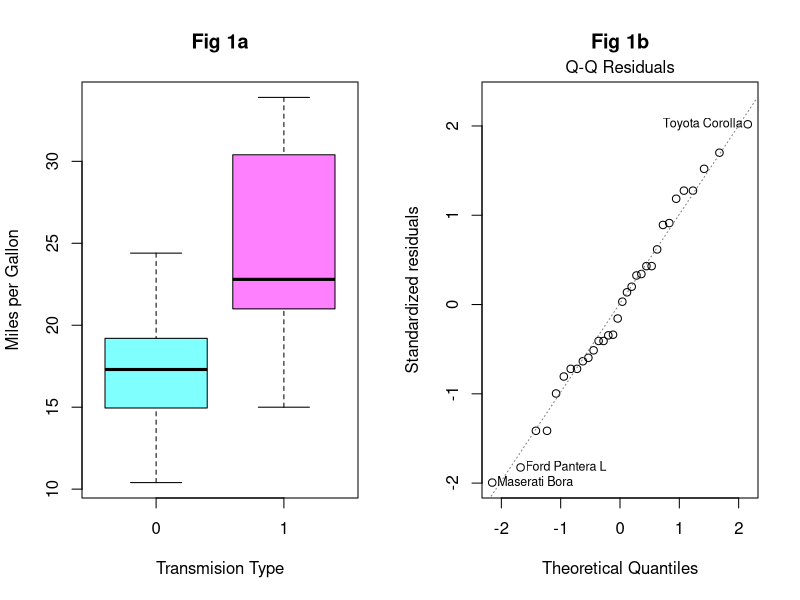
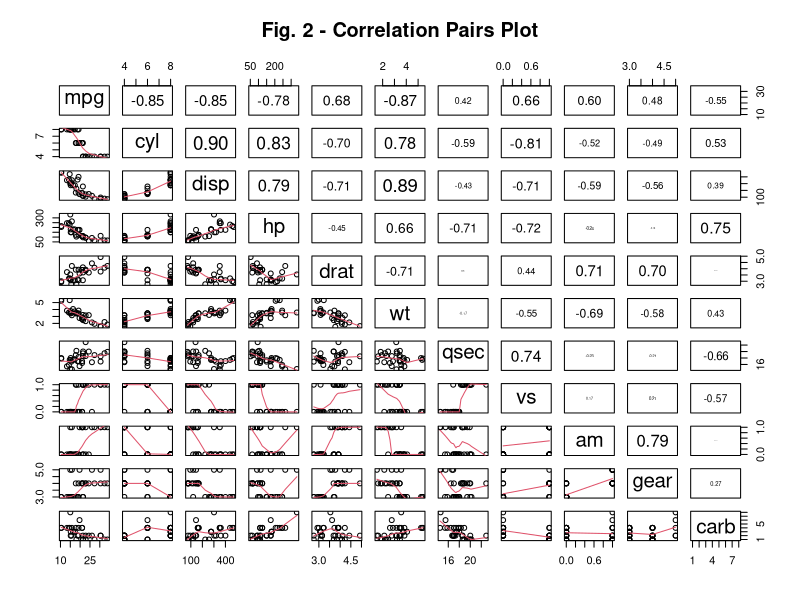
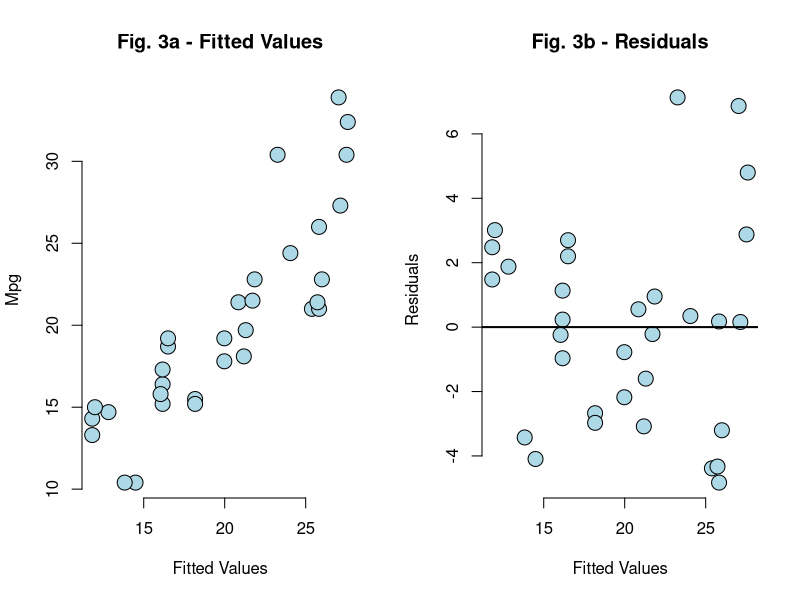
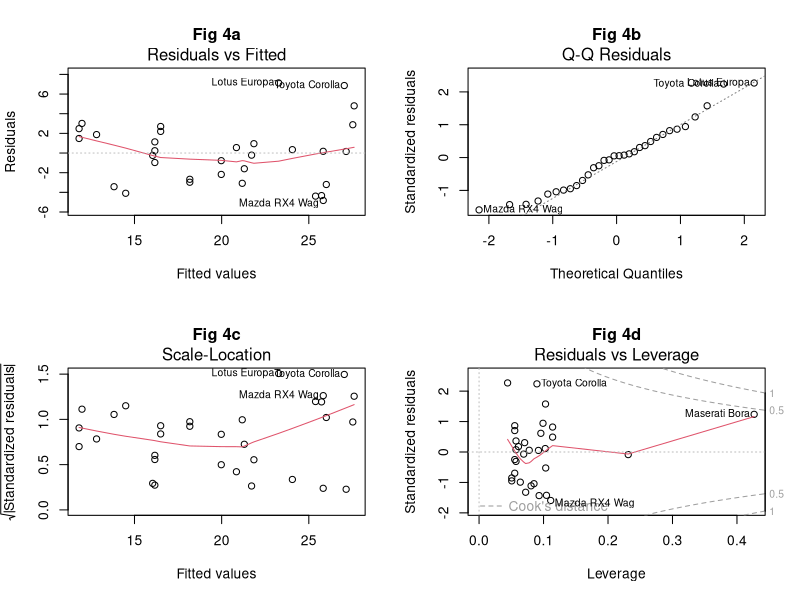

These charts were generated, in order, by the following R code:
## ---- chunk 1
## Loading the dataset
library(datasets)
data(mtcars)

## ---- chunk 2
## Method 1
fitAll <- lm(mpg ~ ., data=mtcars)
fitAlla <- update(fitAll, mpg ~ . - qsec) 
fitAllb <- update(fitAlla, mpg ~ . - qsec - carb) 
fitAllc <- update(fitAllb, mpg ~ . - qsec - carb - gear)
fitAlld <- update(fitAllc, mpg ~ . - qsec - carb - gear - drat)
fitAlle <- update(fitAlld, mpg ~ . - qsec - carb - gear - drat - vs)
fitAllf <- update(fitAlle, mpg ~ . - qsec - carb - gear - drat - vs - cyl)
fitAllg <- update(fitAllf, mpg ~ . - qsec - carb - gear - drat - vs - cyl - disp)
fitAllh <- update(fitAllg, mpg ~ . - qsec - carb - gear - drat - vs - cyl - disp - hp)

meth1Anova <- anova(fitAll, fitAlla, fitAllb, fitAllc, fitAlld, fitAlle, fitAllf, fitAllg, fitAllh)

library(xtable)

print(xtable(summary(fitAllh)), file="fitAllh.tex", floating=FALSE)
print(xtable(meth1Anova), file="m1A.tex", floating=FALSE)
## ---- chunk 3

## Method 2
fit1 <- lm(mpg ~ am:wt, mtcars)
fit1a <- update(fit1, mpg ~ am:wt + hp)
fit1b <- update(fit1a, mpg ~ am:wt + hp*cyl)
fit1c <- update(fit1b, mpg ~ am:wt + hp*cyl*disp)
fit1d <- update(fit1c, mpg ~ am:wt + hp*cyl*disp*drat)


meth2Anova <- anova(fit1, fit1a, fit1b, fit1c, fit1d)

library(xtable)

print(xtable(summary(fit1a)), file="fit1a.tex", floating=FALSE)
print(xtable(meth2Anova), file="m2A.tex", floating=FALSE)
## ---- chunk 4

## Method 3
fit2 <- lm(mpg ~ am + wt, mtcars)
fit2a <- update(fit2, mpg ~ am + wt + hp)
fit2b <- update(fit2a, mpg ~ am:wt + hp)


meth3Anova <- anova(fit2, fit2a, fit2b)

library(xtable)
print(xtable(summary(fit2b)), file="fit2b.tex", floating=FALSE)
print(xtable(meth3Anova), file="m3A.tex", floating=FALSE)
## ---- chunk 5

par(mfrow = c(1,2))

## Basic Boxplot
boxplot(mtcars$mpg ~ mtcars$am, col = cm.colors(2), 
        main="Fig 1a", 
        xlab = "Transmision Type", ylab = "Miles per Gallon")


fitExp <- lm(mpg ~ am, data = mtcars)

## QQ Plot
plot(fitExp, which=2, main = "Fig 1b")

## ---- chunk 6
require(stats)
require(graphics)

par(mfrow = c(1,1))

## The following code and figure is adapted from the help file for pairs and was found on http://personality-project.org/r/r.graphics.html

## Put (absolute) correlations on the upper panels, with size proportional to the correlations.
## Creating the function (panel.cor)
     panel.cor <- function(x, y, digits=2, prefix="", cex.cor)
     {
         usr <- par("usr"); on.exit(par(usr))
         par(usr = c(0, 1, 0, 1))
         r = cor(x, y)
         txt <- format(c(r, 0.123456789), digits=digits)[1]
         txt <- paste(prefix, txt, sep="")
         if(missing(cex.cor)) cex <- 0.8/strwidth(txt)
         text(0.5, 0.5, txt, cex = cex * abs(r))
     }
     
## Plotting the pairs plot matrix
par(mfrow = c(1,1)) 
pairs(mtcars, lower.panel=panel.smooth, upper.panel=panel.cor, main = "Fig. 2 - Correlation Pairs Plot")
## ---- chunk 7
par(mfrow = c(1,2)) 
## Residual Plots

y <- mtcars$mpg
x <- fit2b$fitted
n <- length(y)


## Calculate residuals for the model in order to plot them.
e <- resid(fit2b)

plot(x, y, xlab = "Fitted Values", 
      ylab = "Mpg",
      bg = "lightblue",
      main = "Fig. 3a - Fitted Values",
      col = "black", cex = 2, pch = 21, frame = FALSE)

## Plotting Residuals
plot(x, e, xlab = "Fitted Values", 
      ylab = "Residuals",
      main = "Fig. 3b - Residuals",
      bg = "lightblue",
      col = "black", cex = 2, pch = 21, frame = FALSE)
abline(h = 0, lwd = 2)
## ---- chunk 8
par(mfrow = c(2,2))
plot(fit2b, which=1, main=("Fig 4a"))
plot(fit2b, which=2, main=("Fig 4b"))
plot(fit2b, which=3, main=("Fig 4c"))
plot(fit2b, which=5, main=("Fig 4d"))
